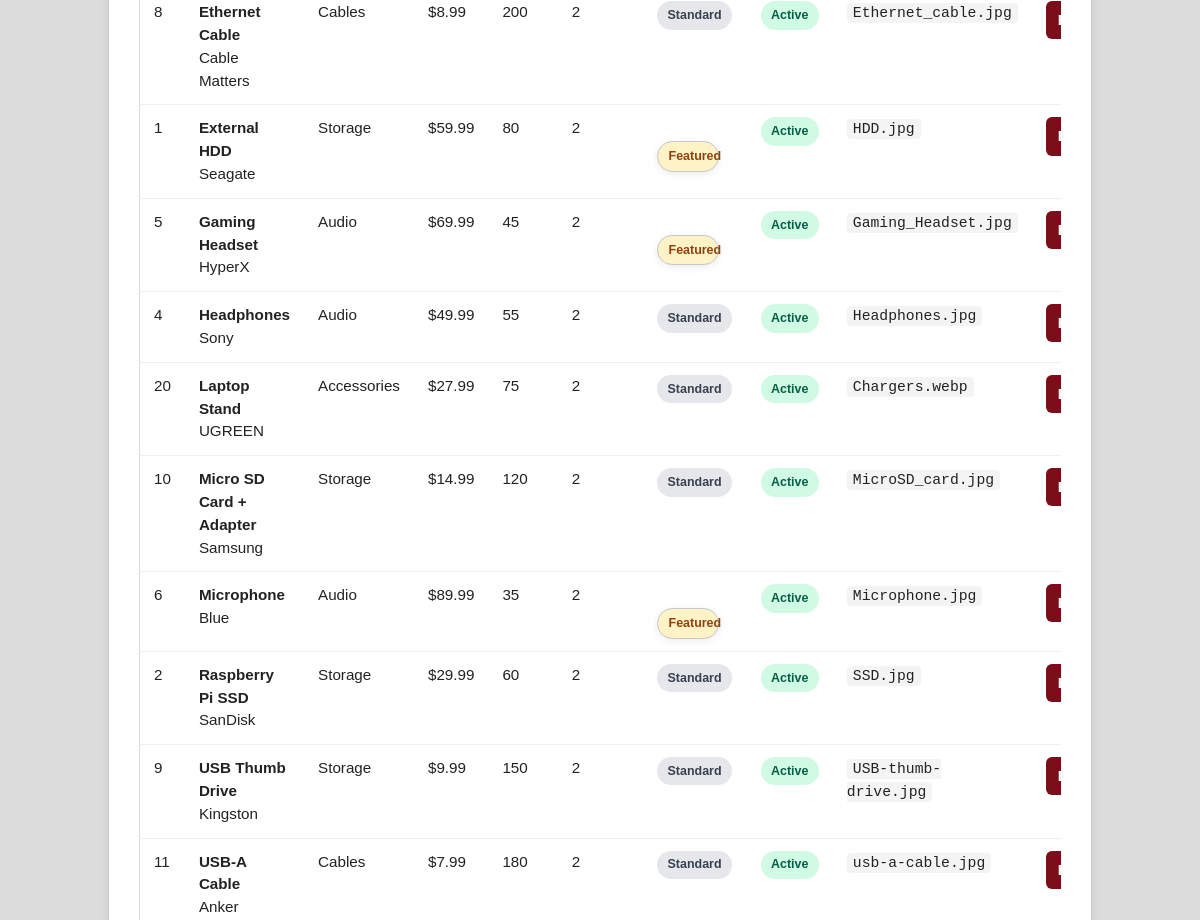
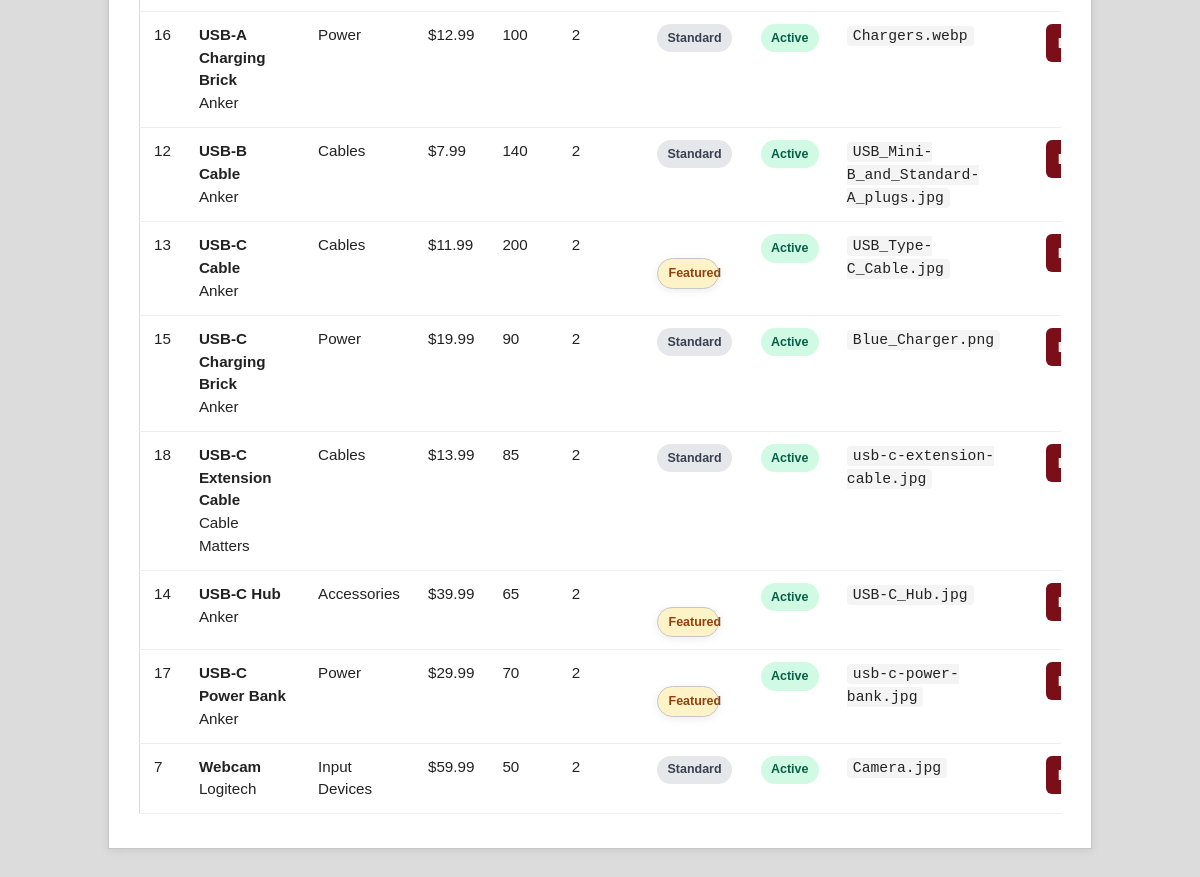
Before: /backend/admin/products.php (signed in, lower part) with the older database file (2 pictures, top to bottom).
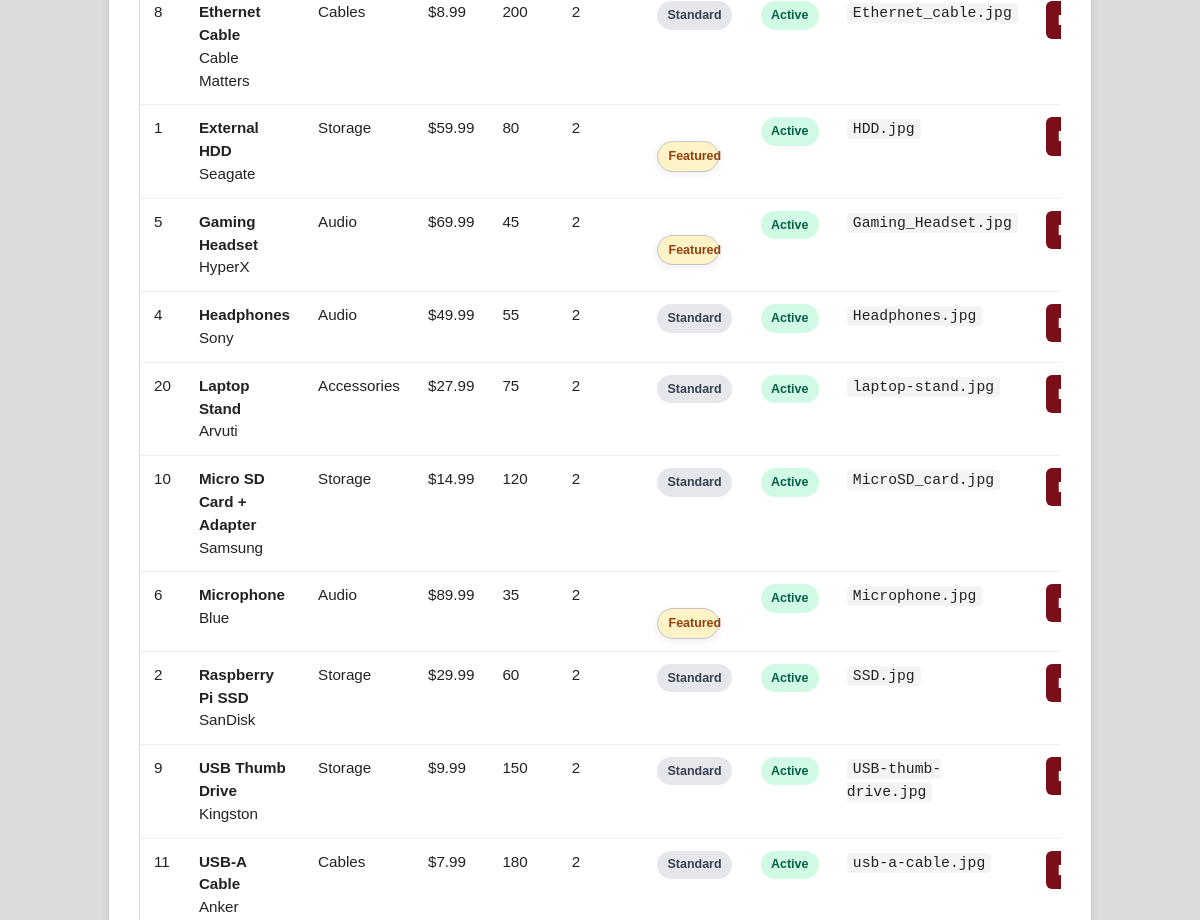
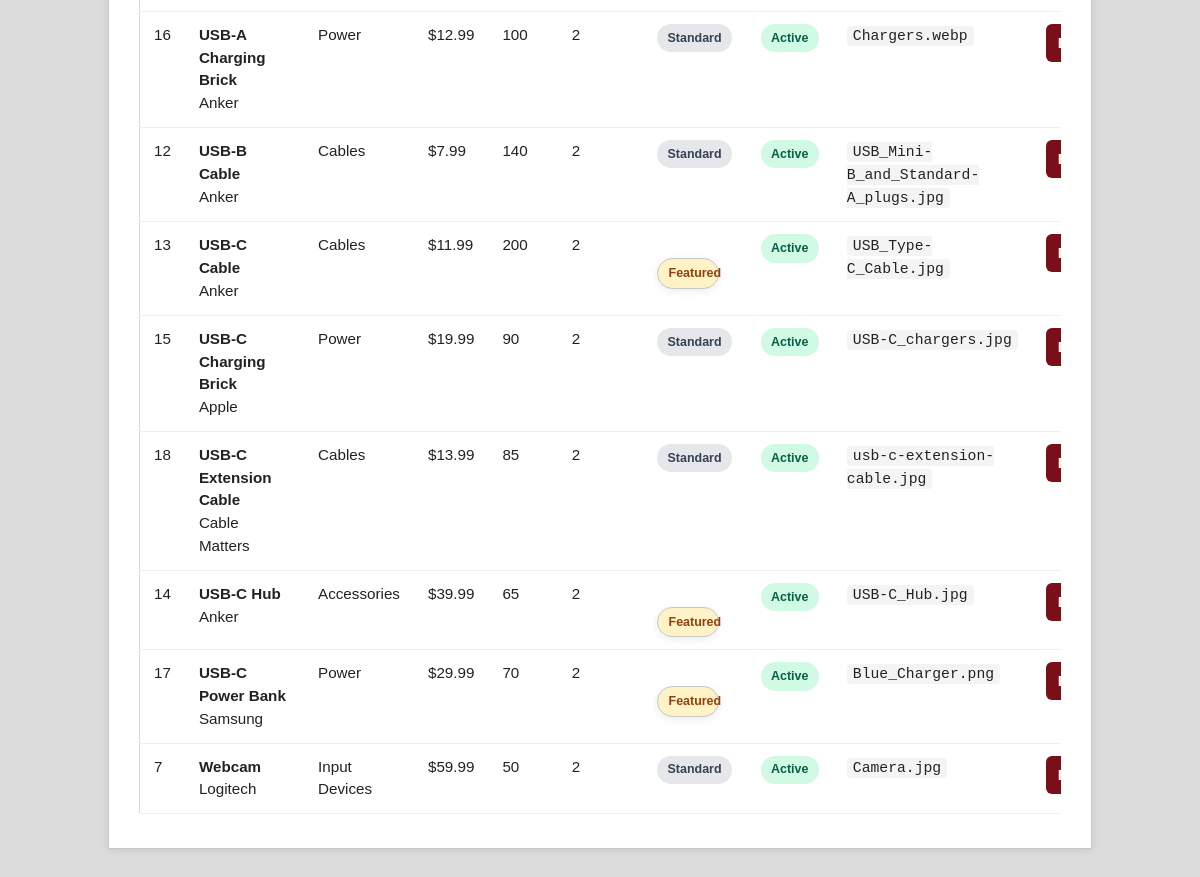
After: the same page with the newer database file (2 pictures, top to bottom).
### tables this page shows
CREATE TABLE IF NOT EXISTS products (
    id              INT AUTO_INCREMENT PRIMARY KEY,
    category_id     INT NOT NULL,
    title           VARCHAR(200) NOT NULL,
    brand           VARCHAR(150) NOT NULL,
    description     TEXT,
    base_price      DECIMAL(8,2) NOT NULL,
    stock           INT NOT NULL DEFAULT 0,
    image_file      VARCHAR(255),
    is_featured     TINYINT(1) DEFAULT 0,
    is_active       TINYINT(1) DEFAULT 1,
    created_at      TIMESTAMP DEFAULT CURRENT_TIMESTAMP,
    FOREIGN KEY (category_id) REFERENCES categories(id) ON DELETE CASCADE
);

CREATE TABLE IF NOT EXISTS categories (
    id          INT AUTO_INCREMENT PRIMARY KEY,
    name        VARCHAR(100) NOT NULL,
    slug        VARCHAR(100) NOT NULL UNIQUE,
    description TEXT,
    created_at  TIMESTAMP DEFAULT CURRENT_TIMESTAMP
);

### backend/config.php (called while the page is built, shortened)
<?php
function get_db(): PDO
{
    static $pdo = null;
    if ($pdo === null) {
        $dsn = 'mysql:host=' . DB_HOST . ';dbname=' . DB_NAME . ';charset=utf8mb4';
        $options = [
            PDO::ATTR_ERRMODE => PDO::ERRMODE_EXCEPTION,
            PDO::ATTR_DEFAULT_FETCH_MODE => PDO::FETCH_ASSOC,
            PDO::ATTR_EMULATE_PREPARES => false,
        ];
        $pdo = new PDO($dsn, DB_USER, DB_PASS, $options);
    }
    return $pdo;
}
function get_allowed_themes(): array
{
    return ['light', 'dark', 'holiday'];
}
function normalize_theme(string $theme): string
{
    return in_array($theme, get_allowed_themes(), true) ? $theme : 'light';
}
function get_active_theme(): string
{
    try {
        $pdo = get_db();
        $stmt = $pdo->query("
            SELECT setting_value
            FROM site_settings
            WHERE setting_key = 'active_theme'
            LIMIT 1
        ");
        $row = $stmt->fetch();
        return normalize_theme($row ? (string) $row['setting_value'] : 'light');
    } catch (PDOException $e) {
        return 'light';
    }
}
function h($str): string
{
    return htmlspecialchars((string) $str, ENT_QUOTES | ENT_SUBSTITUTE, 'UTF-8');
}

### backend/admin/products.php (the view, shortened to what the changed rows need)
<?php
require_once __DIR__ . '/../config.php';
$theme = get_active_theme();
$search = trim($_GET['q'] ?? '');
try {
    $pdo = get_db();
    if ($search !== '') {
        $stmt = $pdo->prepare("
            SELECT
                p.id,
                p.title,
                p.brand,
                p.base_price,
                p.stock,
                p.image_file,
                p.is_featured,
                p.is_active,
                c.name AS category_name,
                (
                    SELECT COUNT(*)
                    FROM product_options po
                    WHERE po.product_id = p.id
                ) AS option_count
            FROM products p
            JOIN categories c ON c.id = p.category_id
            WHERE p.title LIKE :search
               OR p.brand LIKE :search_brand
               OR c.name LIKE :search_category
            ORDER BY p.title ASC
        ");
        $stmt->execute([
            ':search' => "%{$search}%",
            ':search_brand' => "%{$search}%",
            ':search_category' => "%{$search}%",
        ]);
        $products = $stmt->fetchAll();
    } else {
        $stmt = $pdo->query("
            SELECT
                p.id,
                p.title,
                p.brand,
                p.base_price,
                p.stock,
                p.image_file,
                p.is_featured,
                p.is_active,
                c.name AS category_name,
                (
                    SELECT COUNT(*)
                    FROM product_options po
                    WHERE po.product_id = p.id
                ) AS option_count
            FROM products p
            JOIN categories c ON c.id = p.category_id
            ORDER BY p.title ASC
        ");
        $products = $stmt->fetchAll();
    }
} catch (PDOException $e) {
    $products = [];
    $message = 'Unable to load products: ' . $e->getMessage();
    $message_class = 'error';
}
?>
<!DOCTYPE html>
<html lang="en">
<head>
    <link rel="stylesheet" href="../../styles/<?= h($theme) ?>.css">
    <link rel="stylesheet" href="../../styles/admin-products.css">
</head>
<body class="theme-<?= h($theme) ?>">
<main>
    <div class="featured">
        <div class="dataTableWrap">
            <table class="dataTable">
                <tbody>
                    <?php if (empty($products)): ?>
                        <tr>
                            <td colspan="10">No products found.</td>
                        </tr>
                    <?php else: ?>
                        <?php foreach ($products as $product): ?>
                            <tr>
                                <td><?= (int) $product['id'] ?></td>
                                <td>
                                    <strong><?= h($product['title']) ?></strong><br>
                                    <span><?= h($product['brand']) ?></span>
                                </td>
                                <td><?= h($product['category_name']) ?></td>
                                <td>$<?= number_format((float) $product['base_price'], 2) ?></td>
                                <td><?= (int) $product['stock'] ?></td>
                                <td><?= (int) $product['option_count'] ?></td>
                                <td>
                                    <span class="statusPill <?= (int) $product['is_featured'] === 1 ? 'featured' : 'standard' ?>">
                                        <?= (int) $product['is_featured'] === 1 ? 'Featured' : 'Standard' ?>
                                    </span>
                                </td>
                                <td>
                                    <span class="statusPill <?= (int) $product['is_active'] === 1 ? 'active' : 'inactive' ?>">
                                        <?= (int) $product['is_active'] === 1 ? 'Active' : 'Inactive' ?>
                                    </span>
                                </td>
                                <td><span class="inlineCode"><?= h($product['image_file'] ?: 'none') ?></span></td>
                                <td>
                                    <a href="product-form.php?id=<?= (int) $product['id'] ?>" class="btnSmall">Edit</a>
                                </td>
                            </tr>
                        <?php endforeach; ?>
                    <?php endif; ?>
                </tbody>
            </table>
        </div>
    </div>
</main>
</body>
</html>

Changed rows visible on the page:
changed products "Laptop Stand": brand "UGREEN" → "Arvuti"; image_file "Chargers.webp" → "laptop-stand.jpg"
changed products "USB-C Charging Brick": brand "Anker" → "Apple"; image_file "Blue_Charger.png" → "USB-C_chargers.jpg"
changed products "USB-C Power Bank": brand "Anker" → "Samsung"; image_file "usb-c-power-bank.jpg" → "Blue_Charger.png"
